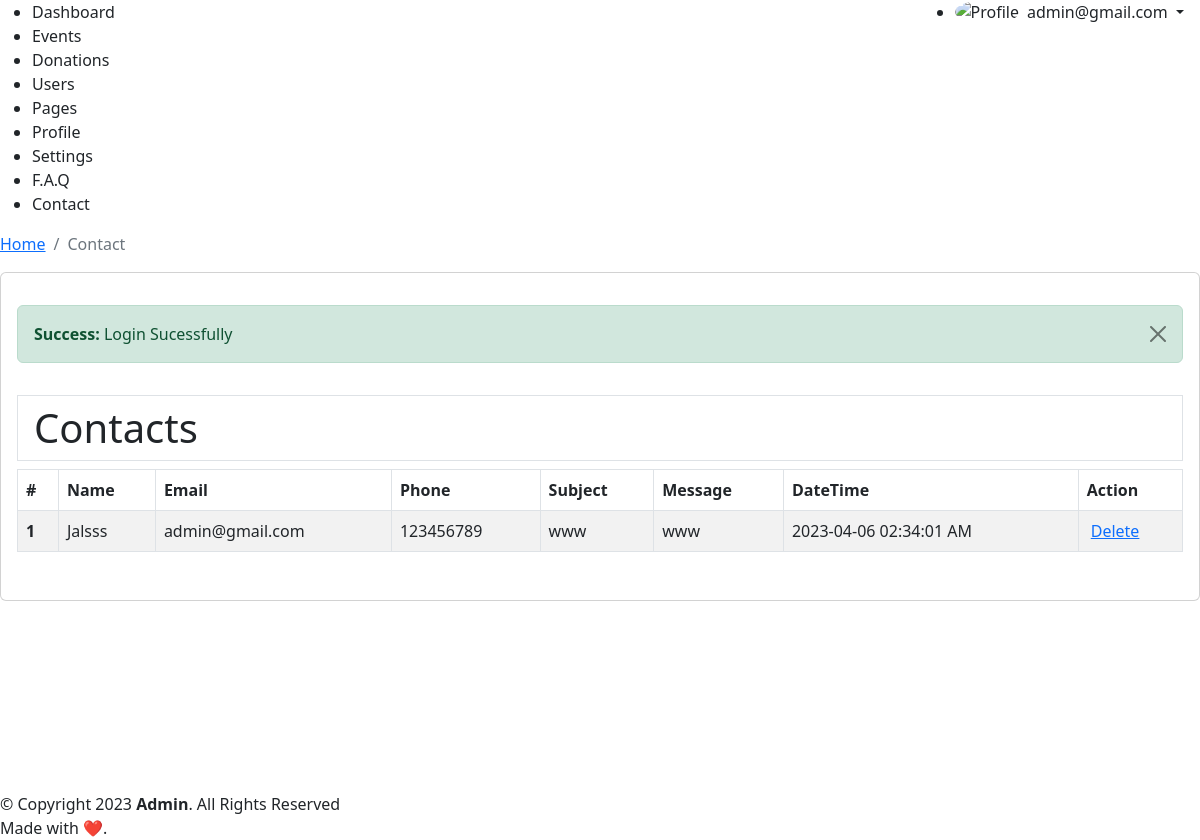
Before: /admin/contact.php (signed in) with the older database file.
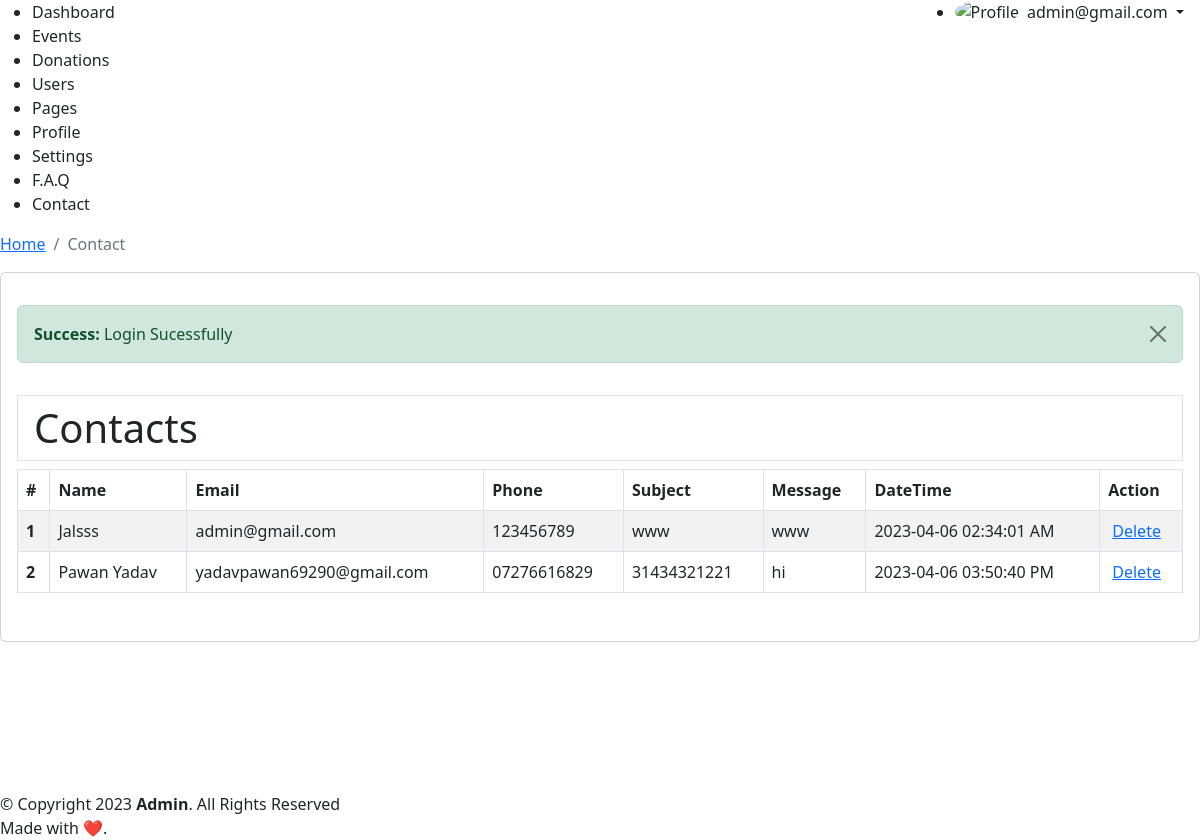
After: the same page with the newer database file.
### tables this page shows
CREATE TABLE `tbl_contact` (
  `id` int(11) NOT NULL,
  `name` varchar(255) NOT NULL,
  `email` varchar(255) NOT NULL,
  `subject` varchar(255) NOT NULL,
  `phone` varchar(255) NOT NULL,
  `message` text NOT NULL,
  `date` varchar(255) NOT NULL
);

### admin/contact.php (the view, shortened to what this page needs)
<?php require_once (dirname(__DIR__)) . "/config/conn.php"; ?>
<?php
$sql = "SELECT * FROM tbl_contact";
$result = $conn -> query($sql);
$rows = $result -> fetch_all(MYSQLI_ASSOC);
?>
<?php
require_once __DIR__ . "/include/layout-start.php";
?>
<div class="py-3">
<div class="table-responsive">
    <h1 class="py-2 px-3 border border-1">Contacts</h1>
    <table class="table table-bordered  table-striped">
        <thead>
            <tr>
                <th scope="col">#</th>
                <th scope="col">Name</th>
                <th scope="col">Email</th>
                <th scope="col">Phone</th>
                <th scope="col">Subject</th>
                <th scope="col">Message</th>
                <th scope="col">DateTime</th>
                <th scope="col">Action</th>
            </tr>
        </thead>
        <tbody>
            <?php
            $sl = 0;
            foreach ($rows as $key => $value) {
                $sl++;
            ?>
                <tr>
                    <th scope="row"><?=$sl?></th>
                    <td><?=$value['name']?></td>
                    <td><?=$value['email']?></td>
                    <td><?=$value['phone']?></td>
                    <td><?=$value['subject']?></td>
                    <td><?=$value['message']?></td>
                    <td><?=$value['date']?></td>
                    <td>
                        <a class="ms-1"
                            href="<?=ADMIN_URL?>contact.php?did=<?=$value['id']?>"
                            onclick="return confirm('Are you sure?')">
                            Delete
                        </a>
                    </td>
                </tr>
            <?php } ?>
        </tbody>
    </table>
</div>
</div>
<?php require_once __DIR__ . "/include/layout-end.php"; ?>

Changed rows visible on the page:
added tbl_contact: name "Pawan Yadav", email "yadavpawan69290@gmail.com", phone "07276616829", subject "31434321221", message "hi", date "2023-04-06 03:50:40 PM"
